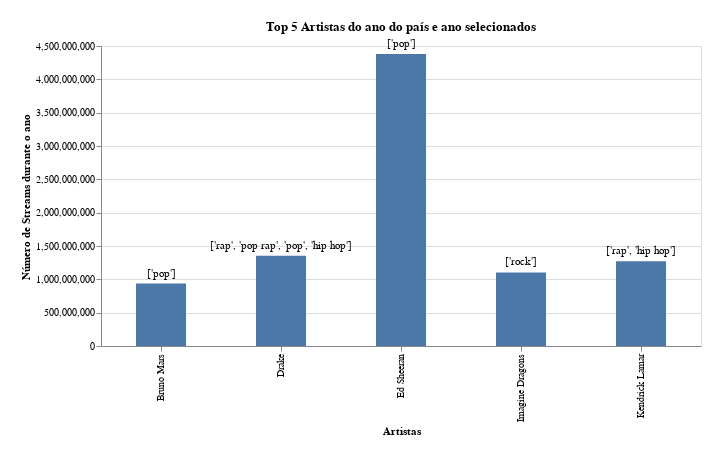

Notebook code cell kept with this figure:
### Markdown cell above
GRÁFICO DE BARRAS

### Code cell
dropdown_year = alt.binding_select(
    options= data2['year'].unique().tolist(),
    name='Escolha o ano '
)

dropdown_country = alt.binding_select(
    options= data2['country'].unique().tolist(),
    name='Escolha um país ou visão global '
)

year_select = alt.selection_point(fields=['year'], bind=dropdown_year, value=2017)
country_select = alt.selection_point(fields=['country'], bind=dropdown_country, value='global')

def make_scale(country_select):
  y_scale = alt.Scale(
    domain=(0, 5000000000) if country_select == 'global' else (0, 100)
  )
  return y_scale

# y_scale = alt.Scale(domain=(0, 5000000000) if country_select == 'global' else (0, 10000000))
grafico = alt.Chart(data2, width=600, height=300).mark_bar(
    width=50,
    height=50
).encode(
    alt.X('artist_name', type='nominal', title='Artistas'),
    alt.Y('streams', type='quantitative', title='Número de Streams durante o ano'),
    tooltip=['image']
    # tooltip=alt.Tooltip(['image:N'], scale=alt.Scale(domain=[0, 1], range=[0, 1]))
).add_selection(
    year_select,
    country_select
).transform_filter(
    year_select & country_select
).properties(title='Top 5 Artistas do ano do país e ano selecionados')

generos = grafico.mark_text(align='center', baseline='middle', dy=-10).encode(
    text='genres'
)

(grafico + generos).properties(padding=20)

### Figure 1 — Vega-Lite specification as saved in the notebook (floating-point values rounded to 4 significant figures; data arrays with more than 128 entries replaced by an {"elided": "..."} marker saying what was removed)
{"config": {"view": {"continuousWidth": 300, "continuousHeight": 300}}, "layer": [{"mark": {"type": "bar", "height": 50, "width": 50}, "encoding": {"tooltip": [{"field": "image", "type": "nominal"}], "x": {"field": "artist_name", "title": "Artistas", "type": "nominal"}, "y": {"field": "streams", "title": "Número de Streams durante o ano", "type": "quantitative"}}, "name": "view_30", "title": "Top 5 Artistas do ano do país e ano selecionados", "transform": [{"filter": {"and": [{"param": "param_98"}, {"param": "param_99"}]}}]}, {"mark": {"type": "text", "align": "center", "baseline": "middle", "dy": -10}, "encoding": {"text": {"field": "genres", "type": "nominal"}, "tooltip": [{"field": "image", "type": "nominal"}], "x": {"field": "artist_name", "title": "Artistas", "type": "nominal"}, "y": {"field": "streams", "title": "Número de Streams durante o ano", "type": "quantitative"}}, "title": "Top 5 Artistas do ano do país e ano selecionados", "transform": [{"filter": {"and": [{"param": "param_98"}, {"param": "param_99"}]}}]}], "data": {"name": "data-7dbd908bf0026921f5516b93dc761194"}, "height": 300, "padding": 20, "params": [{"name": "param_98", "select": {"type": "point", "fields": ["year"]}, "bind": {"input": "select", "options": [2017, 2018, 2019], "name": "Escolha o ano "}, "value": 2017, "views": ["view_30"]}, {"name": "param_99", "select": {"type": "point", "fields": ["country"]}, "bind": {"input": "select", "options": ["australia", "brazil", "canada", "france", "germany", "global", "japan", "united_kingdom", "united_states"], "name": "Escolha um país ou visão global "}, "value": "global", "views": ["view_30"]}], "width": 600, "$schema": "https://vega.github.io/schema/vega-lite/v5.15.1.json", "datasets": {"data-7dbd908bf0026921f5516b93dc761194": {"elided": "135 records"}}}
